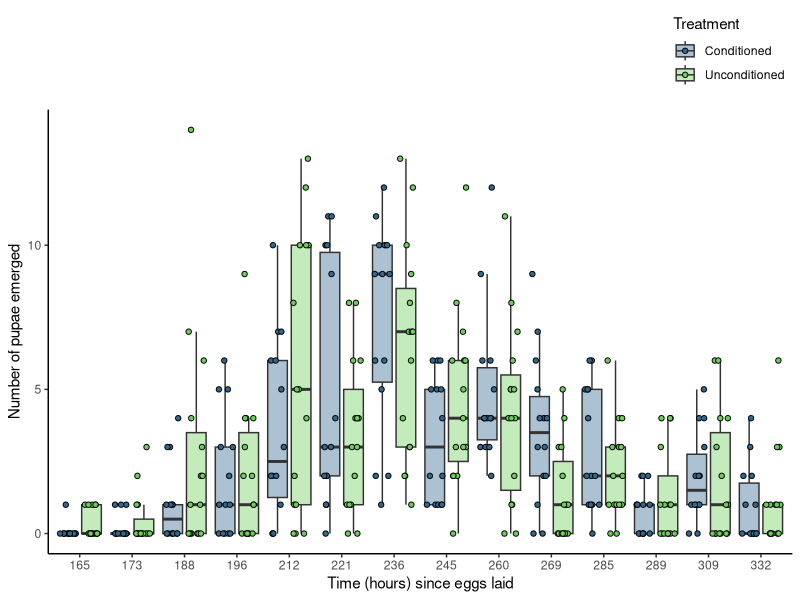

The R source for this figure:
## Packages
library(tidyverse)
library(ggplot2)
library(readxl)
library(viridis)


## Choosing colours from viridis to use: 
viridis_colors <- viridis(10)

################################################ PUPAE ANALYSIS ####


## Reading pupae data in
pupae_fitness <- read_excel("data/fitness_development/MFE_pupae.xlsx")



## Boxplot ##
pupae_boxplot_2 <- ggplot(pupae_fitness, aes(x = factor(time_hours), y = pupae, fill = treatment)) +
  geom_boxplot(outlier.shape = NA, alpha = .4, position = position_dodge(width = 0.9)) +
  geom_point(aes(fill = treatment),
             size = 1.5, shape = 21,
             position = position_jitterdodge(jitter.width = 0.3, dodge.width = 0.9)) +
  scale_fill_manual(values = viridis_colors[c(4, 8)], labels = c("Conditioned", "Unconditioned")) +
  scale_x_discrete(labels = unique(pupae_fitness$time_hours)) +
  theme_classic() +
  theme(legend.position = "top",
        legend.justification = "right",
        legend.direction = "vertical",
        strip.placement = "outside", 
        strip.background = element_blank(),  
        strip.text = element_blank()) +
  labs(x = "Time (hours) since eggs laid", 
       y = "Number of pupae emerged",
       fill = "Treatment")


## Display the plot 
pupae_boxplot_2



#### Pupae data check. 
pupae_fitness <- as.data.frame(pupae_fitness)

total_pupae <- pupae_fitness %>% 
  group_by(treatment, vial) %>% 
  summarise(total_pupae = sum(pupae, na.rm = TRUE))

524  / 14 
555 / 15

total_pupae <- as.data.frame(total_pupae)
